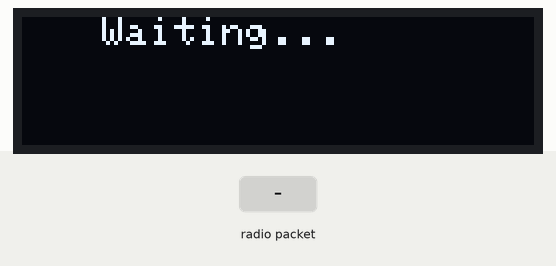
Simulated run of this sketch. Board: Arduino Uno, built for the host (arithmetic inside an expression is 32-bit, double 64-bit). On the bench: 128×32 one-colour display. The test bench sets the inputs (shaded band). No radio packets arrive unless stated; what the sketch prints to the serial monitor is not drawn.

Above: at 1.6 s.
1.7 s: radio packet "1" arrives
At 1.93 s:
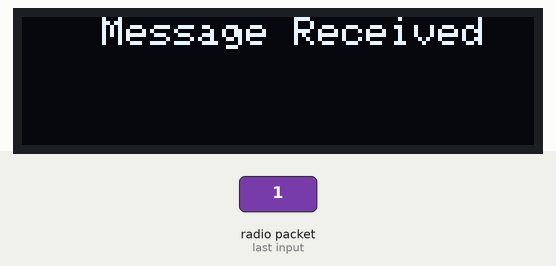
3.6 s: radio packet "0" arrives
At 3.76 s:
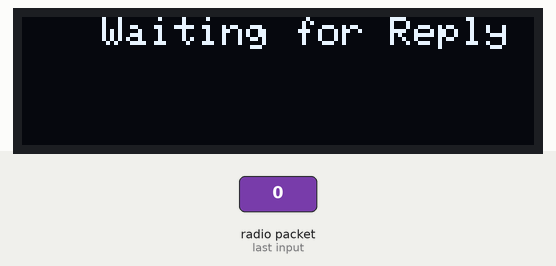
5.3 s: radio packet "2" arrives
At 5.69 s:
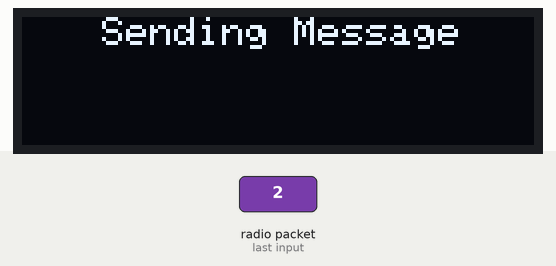
Timing chart, 0 to 8.3 s (numbered marks = the images above; inputs shaded):
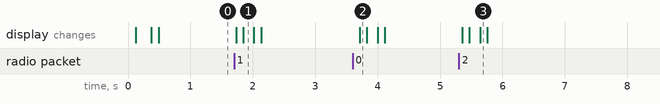

The sketch:

Lab3-rf95_rx.ino
```cpp
#include <Adafruit_SSD1306.h>
#include <Adafruit_GFX.h>
#include <SPI.h>

// LoRa 9x_RX
// -*- mode:C++ -*-
// Example sketch showing how to create a simple messaging client (receiver)
// with the RH_RF95 class. RH_RF95 class does not provide for addressing or
// reliability, so you should only use RH_RF95 if you do not need the higher
// level messaging abilities.
// It is designed to work with the other example LoRa9x_TX

#include <SPI.h>
#include <RH_RF95.h>
#include <Wire.h>
#include <RadioHead.h>

#define RFM95_CS 10
#define RFM95_RST 9
#define RFM95_INT 2

// Change to 434.0 or other frequency, must match RX's freq!
#define RF95_FREQ 915.0

// LED Screen
#define SCREEN_ADDRESS 0x3C
#define OLED_RESET -1
#define SCREEN_WIDTH 128
#define SCREEN_HEIGHT 32


// Singleton instance of the radio driver
RH_RF95 rf95(RFM95_CS, RFM95_INT);

// Initialize screen display.
Adafruit_SSD1306 display(SCREEN_WIDTH, SCREEN_HEIGHT, &Wire, OLED_RESET);
char input_string[100];


void(* resetFunc) (void) = 0; //declare reset function at address 0

void setup()
{
  Serial.begin(9600);
  delay(100);

  // Manual reset
  digitalWrite(RFM95_RST, LOW);
  delay(10);
  digitalWrite(RFM95_RST, HIGH);
  delay(10);

  while (!rf95.init()) {
    Serial.println("LoRa radio init failed");
    display.clearDisplay();
    display.setTextSize(1); // Draw 2X-scale text
    display.setTextColor(SSD1306_WHITE);
    display.setCursor(10, 0);
    display.println(F("Setup Failed"));
    display.display();      // Show initial text
    delay(100);
    while (1);
  }
  Serial.println("LoRa radio init OK!");

  // Defaults after init are 915.0MHz, modulation GFSK_Rb250Fd250, +13dbM
  if (!rf95.setFrequency(RF95_FREQ)) {
    Serial.println("setFrequency failed");
    display.clearDisplay();
    display.setTextSize(1); // Draw 2X-scale text
    display.setTextColor(SSD1306_WHITE);
    display.setCursor(10, 0);
    display.println(F("Setup Failed"));
    display.display();      // Show initial text
    delay(100);
    while (1);
  }
  Serial.print("Set Freq to: "); Serial.println(RF95_FREQ);

  // Defaults after init are 915.0MHz, 13dBm, Bw = 125 kHz, Cr = 4/5, Sf = 128chips/symbol, CRC on

  // The default transmitter power is 13dBm, using PA_BOOST.
  // If you are using RFM95/96/97/98 modules which uses the PA_BOOST transmitter pin, then
  // you can set transmitter powers from 5 to 23 dBm:
  rf95.setTxPower(13, false);

  if(!display.begin(SSD1306_SWITCHCAPVCC, SCREEN_ADDRESS)) {
  Serial.println(F("SSD1306 allocation failed"));
  for(;;); // Don't proceed, loop forever
}
Serial.println(F("SSD1306 allocation successful"));
  display.clearDisplay();


  display.display();
  delay(200);


  //To be displayed in LED when setup is successful
  display.clearDisplay();
  display.setTextSize(1); // Draw 2X-scale text
  display.setTextColor(SSD1306_WHITE);
  display.setCursor(10, 0);
  display.println(F("Setup Successful"));
  display.display();      // Show initial text
  delay(100);
}

void loop()
{
  //To be displayed in LEd when message received
      display.clearDisplay();
      display.setTextSize(1); // Draw 2X-scale text
      display.setTextColor(SSD1306_WHITE);
      display.setCursor(20, 0);
      display.println(F("Waiting..."));
      display.display();      // Show initial text
      delay(100);

  if (rf95.available())
  {
    // Should be a message for us now
    uint8_t buf[RH_RF95_MAX_MESSAGE_LEN];
    uint8_t len = sizeof(buf);

    //To be displayed in LEd when message received
      display.clearDisplay();
      display.setTextSize(1); // Draw 2X-scale text
      display.setTextColor(SSD1306_WHITE);
      display.setCursor(20, 0);
      display.println(F("Waiting for Reply"));
      display.display();      // Show initial text
      delay(100);

    if (rf95.recv(buf, &len))
    {
      // Set specific headerid, headerfrom and headerto
      //rf95.setHeaderId(rf95.headerId());
      rf95.setHeaderId(rf95.headerId());
      //rf95.setHeaderId((uint8_t) 123);
      rf95.setHeaderFrom(rf95.headerFrom());
      rf95.setHeaderTo(rf95.headerFrom());
      // rf95.setHeaderFrom((uint8_t) 213);
      // rf95.setHeaderTo((uint8_t) 213);

      // Message received

      RH_RF95::printBuffer("Received: ", buf, len);
      Serial.print("Got: ");
      Serial.println((char*)buf);
      Serial.print("RSSI: ");
      Serial.println(rf95.lastRssi(), DEC);

      //To be displayed in LEd when message received
      display.clearDisplay();
      display.setTextSize(1); // Draw 2X-scale text
      display.setTextColor(SSD1306_WHITE);
      display.setCursor(20, 0);
      display.println(F("Message Received"));
      display.display();      // Show initial text
      delay(100);
      Serial.print("HeaderID: ");
      Serial.println(rf95.headerId());
      Serial.print("HeaderTo: ");
      Serial.println(rf95.headerTo());
      Serial.print("HeaderFrom: ");
      Serial.println(rf95.headerFrom());

      // Send a reply
      uint8_t data[] = "I am Barney! No Joke!";
      rf95.send(data, sizeof(data));
      rf95.waitPacketSent();
      Serial.println("Sent a reply");
      //To be displayed in LED when it is waiting for reply

      display.clearDisplay();
      display.setTextSize(1); // Draw 2X-scale text
      display.setTextColor(SSD1306_WHITE);
      display.setCursor(20, 0);
      display.println(F("Sending Message"));
      display.display();      // Show initial text
      delay(100);

      Serial.println("Message sent");
    }
    else
    {
      Serial.println("Receive failed");
    }
  }
}
```

Measured:
- after the input at 1.7 s, the display: first changes at once (image 1 shows a later state)
- after the input at 3.6 s, the display: changes after 0.11 s (image 2)
- after the input at 5.3 s, the display: first changes after 0.06 s (image 3 shows a later state)
